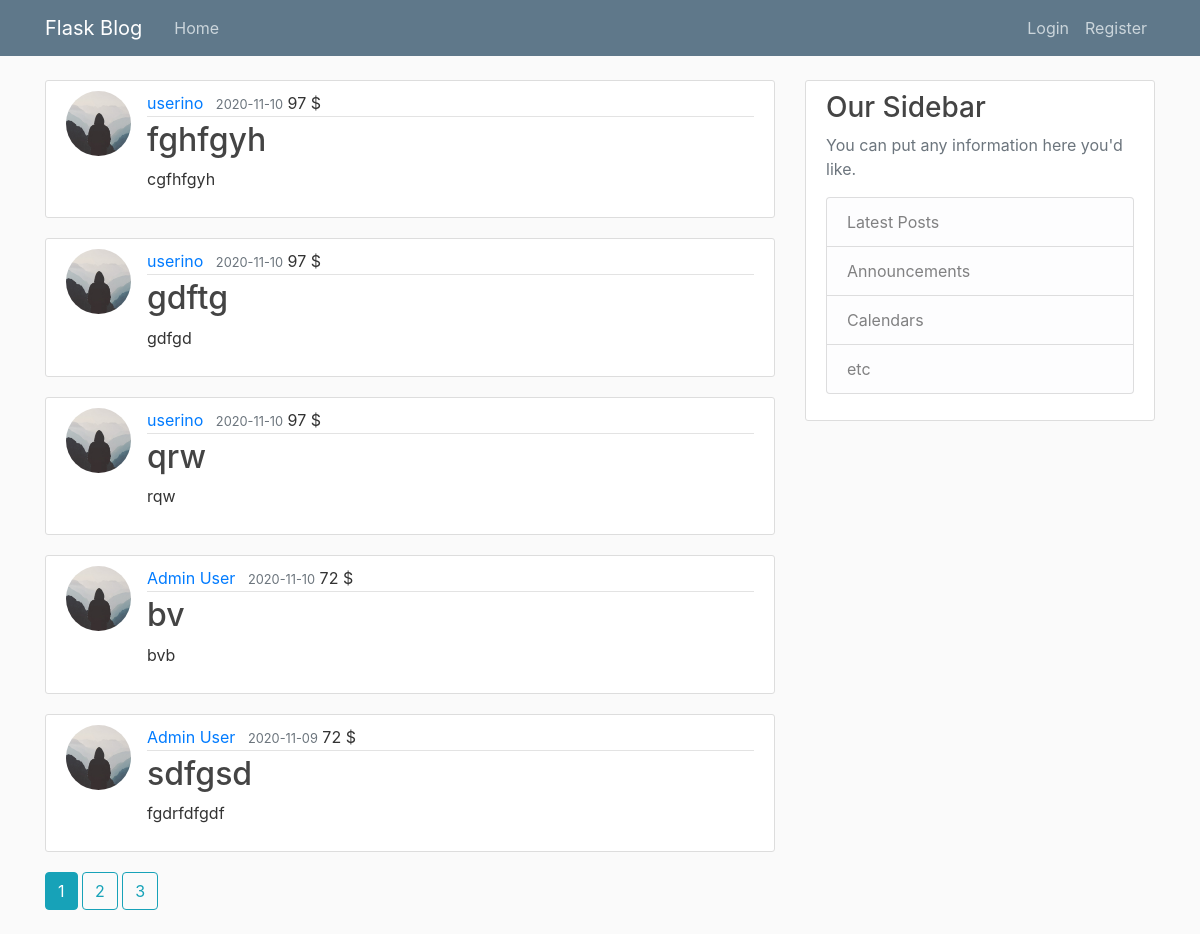
Page /home on the earlier database version.
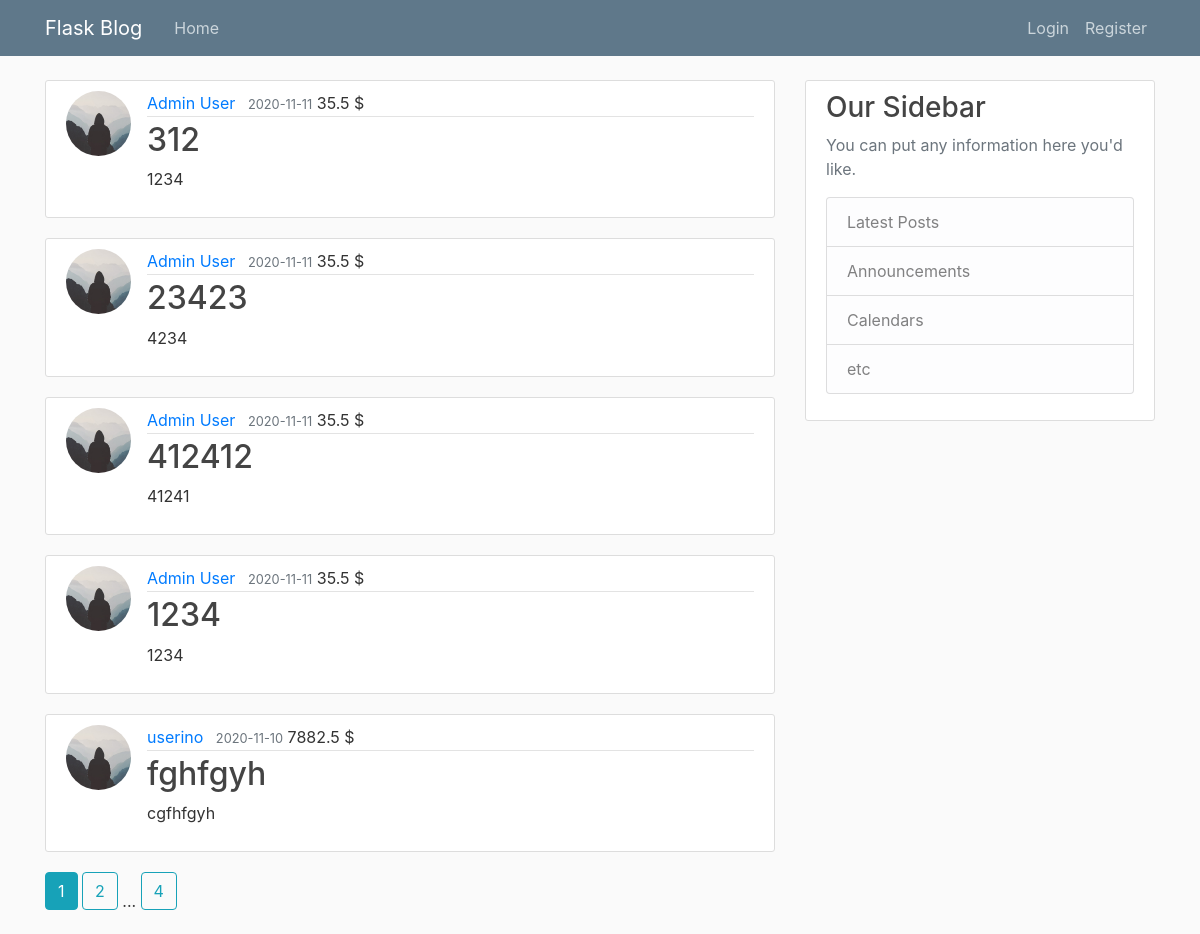
Same page on the later database version.
### flaskblog/models.py (models this page shows, shortened)
class Post(db.Model):
    id = db.Column(db.Integer, primary_key=True)
    title = db.Column(db.String(100), nullable=False)
    date_posted = db.Column(db.DateTime, nullable=False, default=datetime.utcnow)
    content = db.Column(db.Text, nullable=False)
    user_id = db.Column(db.Integer, db.ForeignKey('user.id'), nullable=False)

class User(db.Model, UserMixin):
    id = db.Column(db.Integer, primary_key=True)
    username = db.Column(db.String(20), unique=True, nullable=False)
    email = db.Column(db.String(120), unique=True, nullable=False)
    image_file = db.Column(db.String(20), nullable=False, default='default.jpg')
    password = db.Column(db.String(60), nullable=False)
    posts = db.relationship('Post', backref='author', lazy=True)
    is_staff = db.Column(db.Boolean, default=False,nullable=True)
    curr_bal = db.Column(db.Integer,default='22')

### flaskblog/routes.py (the view)
@app.route("/")
@app.route("/home")
def home():
    page = request.args.get('page', 1, type=int)
    posts = Post.query.order_by(Post.date_posted.desc()).paginate(page=page, per_page=5)
    return render_template('home.html', posts=posts)

### flaskblog/templates/home.html
{% extends "layout.html" %}
{% block content %}
    {% for post in posts.items %}
        <article class="media content-section">
          <img class="rounded-circle article-img" src="{{ url_for('static', filename='profile_pics/' + post.author.image_file) }}">
          <div class="media-body">
            <div class="article-metadata">
              <a class="mr-2" href="{{ url_for('user_posts', username=post.author.username) }}">{{ post.author.username }}</a>
              <small class="text-muted">{{ post.date_posted.strftime('%Y-%m-%d') }}</small> {{ post.author.curr_bal }} $
            </div>
            <h2><a class="article-title" href="{{ url_for('post', post_id=post.id) }}">{{ post.title }}</a></h2>
            <p class="article-content">{{ post.content }}</p>
          </div>
        </article>
    {% endfor %}
    {% for page_num in posts.iter_pages(left_edge=1, right_edge=1, left_current=1, right_current=2) %}
      {% if page_num %}
        {% if posts.page == page_num %}
          <a class="btn btn-info mb-4" href="{{ url_for('home', page=page_num) }}">{{ page_num }}</a>
        {% else %}
          <a class="btn btn-outline-info mb-4" href="{{ url_for('home', page=page_num) }}">{{ page_num }}</a>
        {% endif %}
      {% else %}
        ...
      {% endif %}
    {% endfor %}
{% endblock content %}

### flaskblog/templates/layout.html (shortened to what this page needs)
<!DOCTYPE html>
<html>
<head>
    <link rel="stylesheet" href="{{ url_for('static', filename='bootstrap.min.css') }}">
    <link rel="stylesheet" type="text/css" href="{{ url_for('static', filename='main.css') }}">
</head>
<body>
    <header class="site-header">
      <nav class="navbar navbar-expand-md navbar-dark bg-steel fixed-top">
        <div class="container">
          <a class="navbar-brand mr-4" href="/">Flask Blog {{ current_user.username }}</a>
          <div class="collapse navbar-collapse" id="navbarToggle">
            <div class="navbar-nav mr-auto">
              <a class="nav-item nav-link" href="{{ url_for('home') }}">Home</a>
            </div>
            <div class="navbar-nav">
              {% if current_user.is_authenticated %}
                <a class="nav-item nav-link" href="{{ url_for('new_post') }}">New Post</a>
                <a class="nav-item nav-link" href="{{ url_for('account') }}">Account</a>
                <a class="nav-item nav-link" href="{{ url_for('logout') }}">Logout</a>
                {% if current_user.is_staff %}
                <a class="nav-item nav-link" href=""> You are Admin </a>
            {% endif %}
                <a class="nav-item nav-link" href="">{{ current_user.curr_bal }}$ </a>
              {% else %}
                <a class="nav-item nav-link" href="{{ url_for('login') }}">Login</a>
                <a class="nav-item nav-link" href="{{ url_for('register') }}">Register</a>
              {% endif %}
            </div>
          </div>
        </div>
      </nav>
    </header>
    <main role="main" class="container">
      <div class="row">
        <div class="col-md-8">
          {% block content %}{% endblock %}
        </div>
        <div class="col-md-4">
          <div class="content-section">
            <h3>Our Sidebar</h3>
            <p class='text-muted'>You can put any information here you'd like.
              <ul class="list-group">
                <li class="list-group-item list-group-item-light">Latest Posts</li>
                <li class="list-group-item list-group-item-light">Announcements</li>
                <li class="list-group-item list-group-item-light">Calendars</li>
                <li class="list-group-item list-group-item-light">etc</li>
              </ul>
            </p>
          </div>
        </div>
      </div>
    </main>
</body>
</html>

### flaskblog/static/main.css (style rules this page uses)
body { background: #fafafa; color: #333333; margin-top: 5rem; }
h1, h2, h3, h4, h5, h6 { color: #444444; }
.bg-steel { background-color: #5f788a; }
.site-header .navbar-nav .nav-link { color: #cbd5db; }
.content-section { background: #ffffff; padding: 10px 20px; border: 1px solid #dddddd; border-radius: 3px; margin-bottom: 20px; }
.article-title { color: #444444; }
.article-content { white-space: pre-line; }
.article-img { height: 65px; width: 65px; margin-right: 16px; }
.article-metadata { padding-bottom: 1px; margin-bottom: 4px; border-bottom: 1px solid #e3e3e3 }

Differences in the rows shown:
no longer on this page (row unchanged): Post: image_file (placeholder picture), author.username "userino", date_posted "2020-11-10", author.curr_bal "97", title "gdftg", content "gdfgd"
no longer on this page (row unchanged): Post: image_file (placeholder picture), author.username "userino", date_posted "2020-11-10", author.curr_bal "97", title "qrw", content "rqw"
no longer on this page (row unchanged): Post: image_file (placeholder picture), author.username "Admin User", date_posted "2020-11-10", author.curr_bal "72", title "bv", content "bvb"
no longer on this page (row unchanged): Post: image_file (placeholder picture), author.username "Admin User", date_posted "2020-11-09", author.curr_bal "72", title "sdfgsd", content "fgdrfdfgdf"
added Post: image_file (placeholder picture), author.username "Admin User", date_posted "2020-11-11", author.curr_bal "35.5", title "312", content "1234"
added Post: image_file (placeholder picture), author.username "Admin User", date_posted "2020-11-11", author.curr_bal "35.5", title "23423", content "4234"
added Post: image_file (placeholder picture), author.username "Admin User", date_posted "2020-11-11", author.curr_bal "35.5", title "412412", content "41241"
added Post: image_file (placeholder picture), author.username "Admin User", date_posted "2020-11-11", author.curr_bal "35.5", title "1234", content "1234"
changed through a linked row, Post "fghfgyh": author.curr_bal "97" → "7882.5"
Other differences:
new list line: "4"
list line gone: "3"
